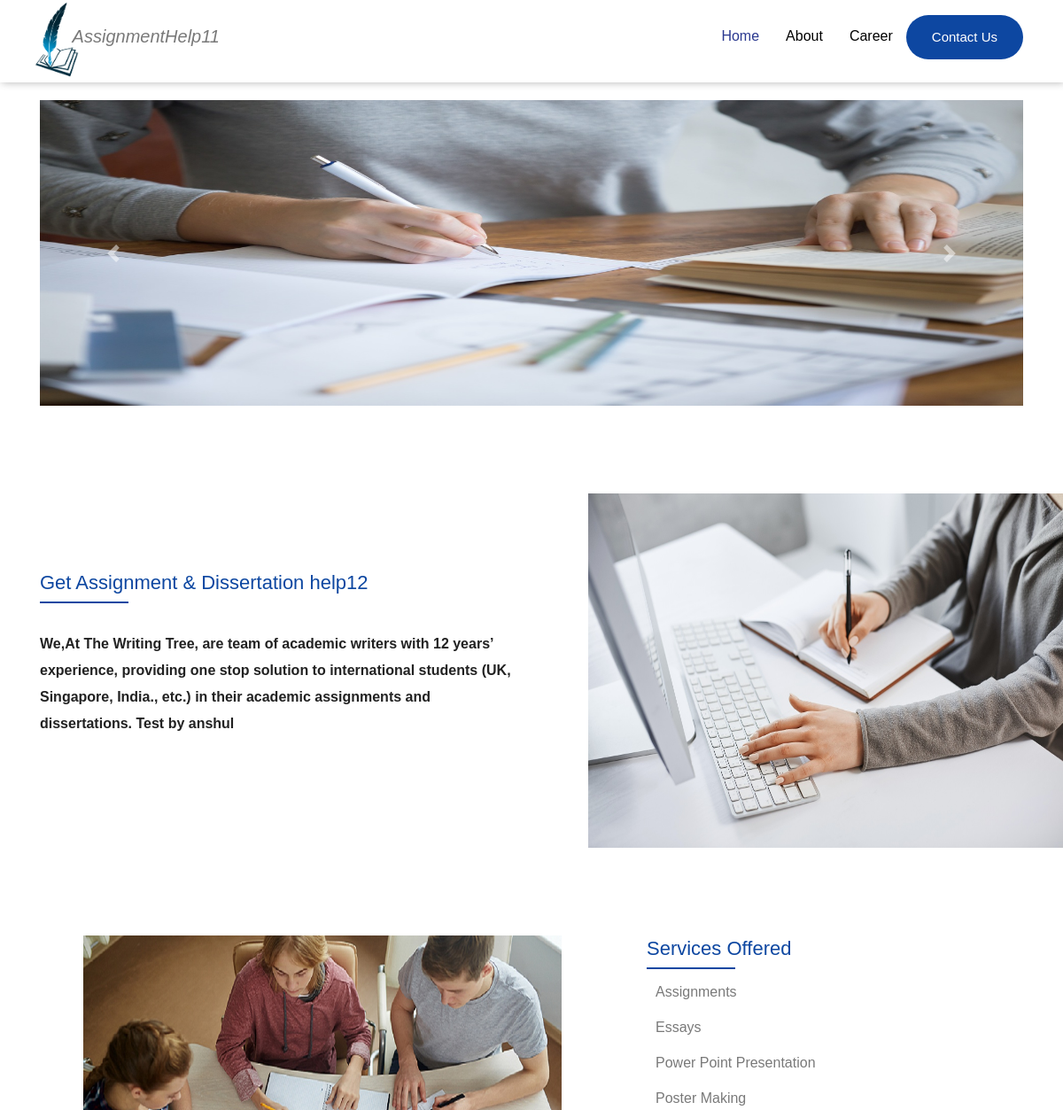
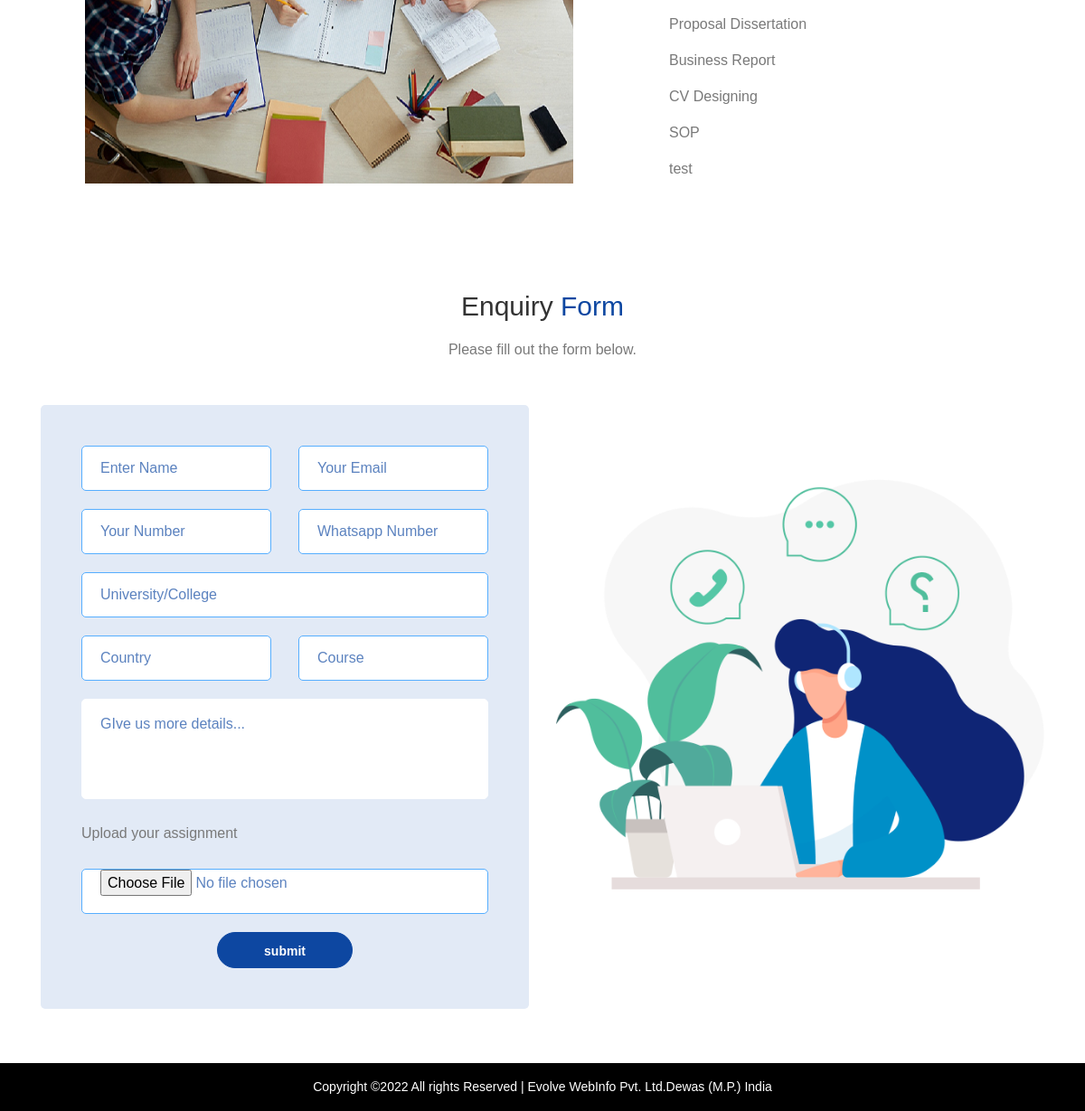
The page / on the database its author committed (2 pictures, top to bottom).
### tables this page shows
CREATE TABLE `slider_images` (
  `row_id` int(11) NOT NULL,
  `img_url` varchar(50) NOT NULL,
  `time` timestamp NOT NULL DEFAULT current_timestamp()
);

CREATE TABLE `h_section_one` (
  `row_id` int(11) NOT NULL,
  `heading` varchar(50) NOT NULL,
  `content` text NOT NULL,
  `img_url` varchar(50) NOT NULL,
  `status` char(9) NOT NULL,
  `time` timestamp NOT NULL DEFAULT current_timestamp()
);

CREATE TABLE `h_section_two` (
  `row_id` int(11) NOT NULL,
  `heading` varchar(50) NOT NULL,
  `content` text NOT NULL,
  `img_url` varchar(50) NOT NULL,
  `status` char(9) NOT NULL,
  `time` timestamp NOT NULL DEFAULT current_timestamp()
);

### application/controllers/Welcome.php (called while the page is built, shortened)
<?php
class Welcome extends CI_Controller {
	public function index()
	{
		$data = 'row_id,img_url';
        $table = 'slider_images';
        $where = array();
		$this->load->model('Dashboard_model');
        $result1 = $this->Dashboard_model->select_data($data,$table,$where);
		$data = 'row_id,img_url,heading,content';
        $table = 'h_section_one';
        $where = array('status'=>'Active');
		$this->load->model('Dashboard_model');
        $result2 = $this->Dashboard_model->select_data($data,$table,$where);
		$data = 'row_id,img_url,heading,content';
        $table = 'h_section_two';
        $where = array('status'=>'Active');
		$this->load->model('Dashboard_model');
        $result3 = $this->Dashboard_model->select_data($data,$table,$where);
		$send = array(
			'slider'=>$result1,
			'h_section1'=>$result2,
			'h_section2'=>$result3
		);
		$this->load->view('index',$send);
	}
}

### index.php (called while the page is built, shortened)
<?php
require_once BASEPATH.'core/CodeIgniter.php';

### application/models/dashboard_model.php (called while the page is built, shortened)
<?php
class Dashboard_model extends CI_Model {
public function select_data($data,$table,$where){
$sql = $this->db->select($data)
                ->from($table)
                ->where($where)
                ->get();
        if ($sql) {
            return  $sql->result_array();
        } else {
            return false;
        }
}
}

### application/views/index.php (the view, shortened to what this page needs)
<?php include 'layout/header.php' ?>
<div class="erp_pvf_main_wrapper float_left">
    <div class="container">
        <div id="carouselExampleIndicators" class="carousel slide" data-ride="carousel">
            <div class="carousel-inner"  data-interval="2000">
                <?php
                $i = 0;
                foreach ($slider as $value) {
                    $actives = '';
                    if ($i == 0) {
                        $actives = 'active';
                    }
                ?>
                    <div class="carousel-item  <?php echo $actives ?>" data-interval="2000">
                        <img class="d-block w-100" src="<?php echo base_url() ?>uploads/slider-images/<?php echo $value['img_url'] ?>" alt="Slide Image" style="max-width:1110px;height:345px;">
                    </div>
                <?php $i++;
                } ?>
            </div>
            <a class="carousel-control-prev" href="#carouselExampleIndicators" role="button" data-slide="prev">
                <span class="carousel-control-prev-icon" aria-hidden="true"></span>
            </a>
            <a class="carousel-control-next" href="#carouselExampleIndicators" role="button" data-slide="next">
                <span class="carousel-control-next-icon" aria-hidden="true"></span>
            </a>
        </div>
    </div>
</div>
<div class="erp_pvf_main_wrapper float_left">
    <div class="container">
        <?php
        foreach ($h_section1 as $value2) {
        ?>
            <div class="row">
                <div class="col-lg-6 col-md-12 align-self-center custom_align">
                    <div class="erp_pvf_left_cont float_left">
                        <h3><?php echo  $value2['heading'] ?></h3>
                        <p>
                            <?php echo  $value2['content'] ?>
                        </p>
                    </div>
                </div>
                <div class="col-lg-6 col-md-12">
                    <div class="erp_pvf_right_img float_left">
                        <img src="<?php echo base_url() ?>uploads/home-page-section1-images/<?php echo $value2['img_url'] ?>" alt="img">
                    </div>
                </div>
            </div>
            <?php } ?>
    </div>
</div>
<div class="erp_pvf_main_wrapper float_left">
    <div class="container">
        <?php
        foreach ($h_section2 as $value3) {
        ?>
            <div class="row">
                <div class="col-lg-6 col-md-12">
                    <div class="erp_pvf_right_img float_left">
                        <img src="<?php echo base_url() ?>uploads/home-page-section2-images/<?php echo $value3['img_url'] ?>" alt="img">
                    </div>
                </div>
                <div class="col-lg-6 col-md-12 service_offer">
                    <div class="erp_pvf_left_cont float_left">
                        <h3 style="margin-bottom:10px;"><?php echo $value3['heading'] ?></h3>
                        <?php
                        $arr_li = explode(",", $value3['content']);
                        foreach ($arr_li as $value4) {
                        ?>
                            <ul style="padding-top:10px;">
                                <li><i class="" style="padding-right:10px;color:#0d47a1;"></i><?php echo $value4 ?></li>
                            <?php } ?>
                            </ul>
                    </div>
                </div>
            </div>
        <?php } ?>
    </div>
</div>
<div class="erp_contact_main_wrapper float_left">
    <div class="container">
        <div class="row">
            <div class="col-md-12">
                <div class="erp_regit_top_cont_wrapper float_left">
                    <h2>Enquiry <span>Form</span></h2>
                    <p>Please fill out the form below.</p>
                </div>
            </div>
            <div class="col-md-6 col-xl-6">
                <div class="erp_contact_form_left_wrapper float_left">
                    <form id="enquiry_form" action="<?php echo base_url('enquiry_form/index') ?>" method="POST" enctype="multipart/form-data">
                        <div class="row">
                            <div class="col-md-6">
                                <div class="erp_regis_field_wrapper float_left">
                                    <input type="text" placeholder="Enter Name" name="name" id="name">
                                </div>
                            </div>
                            <div class="col-md-6">
                                <div class="erp_regis_field_wrapper float_left">
                                    <input type="email" placeholder="Your Email" name="email" id="email">
                                </div>
                            </div>
                            <div class="col-md-6">
                                <div class="erp_regis_field_wrapper float_left">
                                    <input type="number" placeholder="Your Number" name="mo_number" id="mo_number">
                                </div>
                            </div>
                            <div class="col-md-6">
                                <div class="erp_regis_field_wrapper float_left">
                                    <input type="number" placeholder="Whatsapp Number" name="wh_number" id="wh_number">
                                </div>
                            </div>
                            <div class="col-md-12">
                                <div class="erp_regis_field_wrapper float_left">
                                    <input type="text" placeholder="University/College" name="cl_nm" id="cl_nm">
                                </div>
                            </div>
                            <div class="col-md-6">
                                <div class="erp_regis_field_wrapper float_left">
                                    <input type="text" placeholder="Country" name="country" id="country">
                                </div>
                            </div>
                            <div class="col-md-6">
                                <div class="erp_regis_field_wrapper float_left">
                                    <input type="text" placeholder="Course" id="course" name="course">
                                </div>
                            </div>
                            <div class="col-md-12">
                                <div class="erp_regis_field_wrapper float_left">
                                    <textarea name="message" id="message" rows="4" placeholder="GIve us more details..."></textarea>
                                </div>
                            </div>
                            <div class="col-md-12">
                                <div class="erp_regis_field_wrapper float_left">
                                    <label for="">Upload your assignment</label>
                                    <input type="file" id="assignments" name="img_url" id="img_url" required>
                                </div>
                            </div>
                            <div class="col-md-12">
                                <div class="erp_btn erp_login_btn erp_contact_btn">
                                    <input type="submit" value="submit">
                                </div>
                            </div>
                        </div>
                    </form>
                </div>
            </div>
            <div class="col-md-6 align-self-center d-none d-sm-none d-md-none d-lg-none d-xl-block">
                <div class="erp_contact_img_right_wrapper float_left">
                    <img src="<?php echo base_url() ?>assets/images/contact_img.png" alt="img">
                </div>
            </div>
        </div>
    </div>
</div>
<?php include 'layout/footer.php' ?>

### application/views/layout/header.php (shortened to what this page needs)
<!DOCTYPE html>
<head>
    <link rel="stylesheet" type="text/css" href="<?php echo base_url() ?>assets/css/animate.css" />
    <link rel="stylesheet" type="text/css" href="<?php echo base_url() ?>assets/css/bootstrap.min.css" />
    <link rel="stylesheet" type="text/css" href="<?php echo base_url() ?>assets/css/fonts.css" />
    <link rel="stylesheet" type="text/css" href="<?php echo base_url() ?>assets/css/font-awesome.css" />
    <link rel="stylesheet" type="text/css" href="<?php echo base_url() ?>assets/css/flaticon.css" />
    <link rel="stylesheet" type="text/css" href="<?php echo base_url() ?>assets/css/owl.carousel.css" />
    <link rel="stylesheet" type="text/css" href="<?php echo base_url() ?>assets/css/owl.theme.default.css" />
    <link rel="stylesheet" type="text/css" href="<?php echo base_url() ?>assets/css/magnific-popup.css" />
    <link rel="stylesheet" type="text/css" href="<?php echo base_url() ?>assets/css/responsive-menu.css" />
    <link rel="stylesheet" type="text/css" href="<?php echo base_url() ?>assets/css/style.css" />
    <link rel="stylesheet" type="text/css" href="<?php echo base_url() ?>assets/css/responsive.css" />
</head>
<body>
    <div class="erp_navigation_main_wrapper erp_navigation_sticky float_left">
        <div class="container">
            <div class="row">
                <div class="col-md-12">
                    <div class="erp_navigation_inner_wrapper float_left">
                        <div class="erp_logo_wrapper">
                            <a href="<?php echo base_url('welcome/index') ?>"><img src="<?php echo base_url() ?>assets/images/logo.png" alt="logo">
                                <span class="logo_side_text">AssignmentHelp11</span>
                            </a>
                        </div>
                        <div class="erp_nav_wrapper">
                            <nav class="main-menu navbar-expand-lg">
                                <div class="navbar-collapse clearfix d-none d-sm-none d-md-none d-lg-block d-xl-block">
                                    <ul class="navigation clearfix">
                                        <li><a href="<?php echo base_url('welcome/index') ?>">Home</a>
                                        </li>
                                        <li><a href="<?php echo base_url('about/index') ?>">About</a>
                                        </li>
                                        <li><a href="<?php echo base_url('career/index') ?>">Career</a>
                                        </li>
                                        <li><a href="<?php echo base_url('contact/index')?>">Contact Us</a>
                                        </li>
                                    </ul>
                                </div>
                            </nav>
                        </div>
                    </div>
                </div>
            </div>
        </div>
    </div>

### application/views/layout/footer.php (shortened to what this page needs)
<div class="erp_bot_footer_main_wrapper float_left">
        <div class="container">
            <div class="row">
                <div class="col-md-12">
                    <div class="erp_bot_footer_cont float_left">
                        <p>Copyright ©2022 All rights Reserved | Evolve WebInfo Pvt. Ltd.Dewas (M.P.) India</p>
                    </div>
                </div>
            </div>
        </div>
    </div>
</body>
</html>

### rows shown on the page
slider_images: img_url (picture)
h_section_one: heading "Get Assignment & Dissertation help12", content "We,At The Writing Tree, are team of academic writers with 12 years’ experience, providing one stop solution to international students (UK, Singapore, India., etc.) in their academic assignments and dissertations. Test by anshul", img_url (picture)
h_section_two: img_url (picture), heading "Services Offered", content "Assignments", content "Essays", content "Power Point Presentation", content "Poster Making", content "Proposal Dissertation", content "Business Report", content "CV Designing", content "SOP", content "test"
